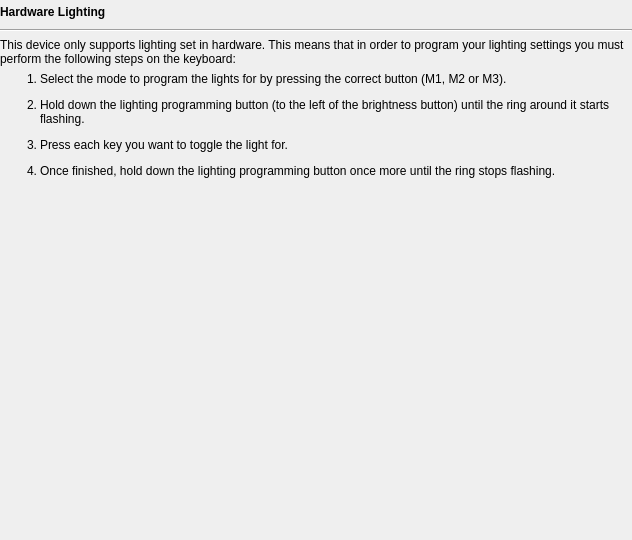
<?xml version="1.0" encoding="UTF-8"?>
<ui version="4.0">
 <class>LegacyLightWidget</class>
 <widget class="QWidget" name="LegacyLightWidget">
  <property name="geometry">
   <rect>
    <x>0</x>
    <y>0</y>
    <width>632</width>
    <height>540</height>
   </rect>
  </property>
  <property name="windowTitle">
   <string>Form</string>
  </property>
  <layout class="QVBoxLayout" name="verticalLayout_2">
   <property name="leftMargin">
    <number>0</number>
   </property>
   <property name="topMargin">
    <number>0</number>
   </property>
   <property name="rightMargin">
    <number>0</number>
   </property>
   <item>
    <widget class="QLabel" name="label">
     <property name="sizePolicy">
      <sizepolicy hsizetype="Preferred" vsizetype="Minimum">
       <horstretch>0</horstretch>
       <verstretch>0</verstretch>
      </sizepolicy>
     </property>
     <property name="minimumSize">
      <size>
       <width>0</width>
       <height>23</height>
      </size>
     </property>
     <property name="font">
      <font>
       <weight>75</weight>
       <bold>true</bold>
      </font>
     </property>
     <property name="text">
      <string>Hardware Lighting</string>
     </property>
    </widget>
   </item>
   <item>
    <widget class="Line" name="line">
     <property name="orientation">
      <enum>Qt::Horizontal</enum>
     </property>
    </widget>
   </item>
   <item>
    <widget class="QLabel" name="label_2">
     <property name="text">
      <string>This device only supports lighting set in hardware. This means that in order to program your lighting settings you must perform the following steps on the keyboard:</string>
     </property>
     <property name="wordWrap">
      <bool>true</bool>
     </property>
    </widget>
   </item>
   <item>
    <widget class="QLabel" name="label_3">
     <property name="text">
      <string>&lt;html&gt;&lt;head/&gt;&lt;body&gt;&lt;ol style=&quot;margin-top: 0px; margin-bottom: 0px; margin-left: 0px; margin-right: 0px; -qt-list-indent: 1;&quot;&gt;&lt;li style=&quot; margin-top:12px; margin-bottom:0px; margin-left:0px; margin-right:0px; -qt-block-indent:0; text-indent:0px;&quot;&gt;Select the mode to program the lights for by pressing the correct button (M1, M2 or M3).&lt;/li&gt;&lt;li style=&quot; margin-top:12px; margin-bottom:0px; margin-left:0px; margin-right:0px; -qt-block-indent:0; text-indent:0px;&quot;&gt;Hold down the lighting programming button (to the left of the brightness button) until the ring around it starts flashing.&lt;/li&gt;&lt;li style=&quot; margin-top:12px; margin-bottom:0px; margin-left:0px; margin-right:0px; -qt-block-indent:0; text-indent:0px;&quot;&gt;Press each key you want to toggle the light for.&lt;/li&gt;&lt;li style=&quot; margin-top:12px; margin-bottom:0px; margin-left:0px; margin-right:0px; -qt-block-indent:0; text-indent:0px;&quot;&gt;Once finished, hold down the lighting programming button once more until the ring stops flashing.&lt;/li&gt;&lt;/ol&gt;&lt;/body&gt;&lt;/html&gt;</string>
     </property>
     <property name="textFormat">
      <enum>Qt::RichText</enum>
     </property>
     <property name="wordWrap">
      <bool>true</bool>
     </property>
    </widget>
   </item>
   <item>
    <spacer name="verticalSpacer">
     <property name="orientation">
      <enum>Qt::Vertical</enum>
     </property>
     <property name="sizeHint" stdset="0">
      <size>
       <width>20</width>
       <height>40</height>
      </size>
     </property>
    </spacer>
   </item>
  </layout>
 </widget>
 <resources/>
 <connections/>
</ui>
